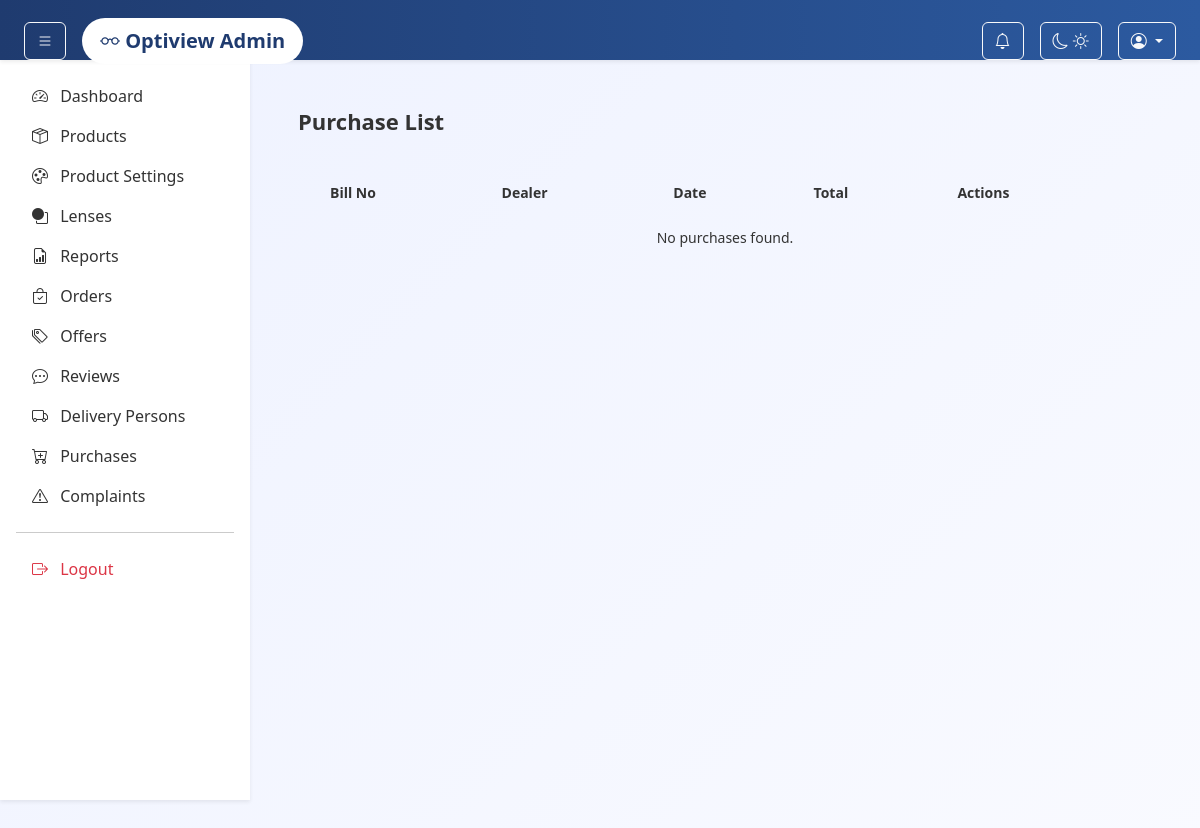
Before: /admin-panel/purchase/ with the older database file.
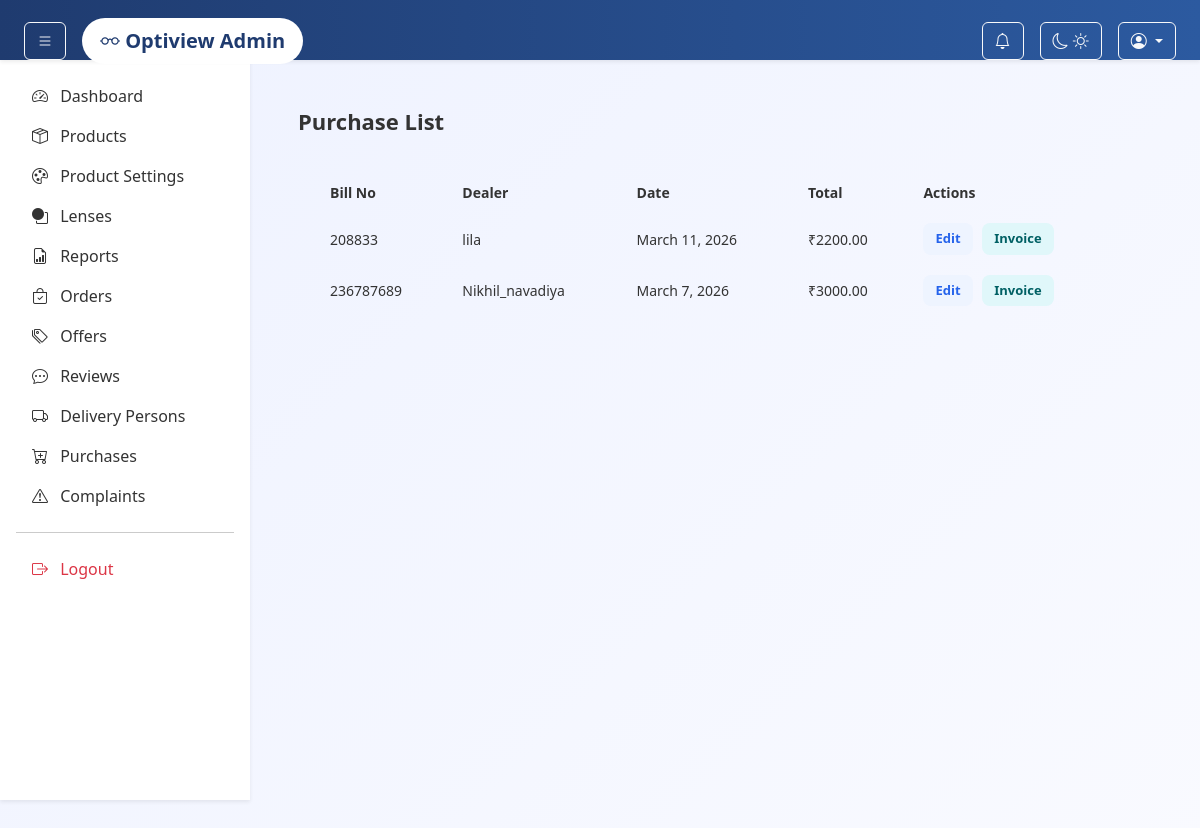
After: the same page with the newer database file.
### adminpanel/models.py (models this page shows, shortened)
class Purchase(models.Model):
    dealer = models.ForeignKey(Dealer, on_delete=models.CASCADE)
    bill_number = models.CharField(max_length=100)
    purchase_date = models.DateField(auto_now_add=True)
    total_amount = models.DecimalField(max_digits=10, decimal_places=2, default=0)

class Dealer(models.Model):
    name = models.CharField(max_length=100)
    phone = models.CharField(max_length=15)
    email = models.EmailField(blank=True, null=True)
    address = models.TextField(blank=True)

### adminpanel/views.py (the view)
# urls.py: path("purchase/", views.purchase_list, name="purchase_list"),
def purchase_list(request):
    purchases = Purchase.objects.all().order_by("-purchase_date")
    return render(request, "admin/purchase_list.html", {
        "purchases": purchases
    })

### adminpanel/context_processors.py (called while the page is built, shortened)
def notification_count(request):
    return {"notification_count": 0}

### app/context_processors.py (called while the page is built)
def cart_count(request):
    count = 0
    if request.user.is_authenticated:
        count = Cart.objects.filter(user=request.user).count()
    return {'cart_count': count}

### templates/admin/purchase_list.html (shortened to what this page needs)
{% extends "admin/base.html" %}
{% load static %}
{% block content %}
<div class="purchase-list-page">
    <h2>Purchase List</h2>
    <div class="purchase-table-card">
        <table class="purchase-table">
            <thead>
                <tr>
                    <th>Bill No</th>
                    <th>Dealer</th>
                    <th>Date</th>
                    <th>Total</th>
                    <th>Actions</th>
                </tr>
            </thead>
            <tbody>
                {% if purchases %}
                    {% for purchase in purchases %}
                    <tr>
                        <td>{{ purchase.bill_number }}</td>
                        <td>{{ purchase.dealer.name }}</td>
                        <td>{{ purchase.purchase_date }}</td>
                        <td>₹{{ purchase.total_amount }}</td>
                        <td>
                            <a href="{% url 'adminpanel:edit_purchase' purchase.id %}" class="btn-action btn-edit">Edit</a>
                            <a href="{% url 'adminpanel:purchase_invoice' purchase.id %}" class="btn-action btn-invoice">Invoice</a>
                        </td>
                    </tr>
                    {% endfor %}
                {% else %}
                    <tr>
                        <td colspan="5" style="text-align:center; color:var(--text-muted); padding:14px;">
                            No purchases found.
                        </td>
                    </tr>
                {% endif %}
            </tbody>
        </table>
    </div>
</div>
{% endblock %}

Changed rows visible on the page:
added Purchase: bill_number "208833", dealer.name "lila", purchase_date "March 11, 2026", total_amount "2200.00"
added Purchase: bill_number "236787689", dealer.name "Nikhil_navadiya", purchase_date "March 7, 2026", total_amount "3000.00"
Other visible differences:
text no longer shown: "No purchases found."
